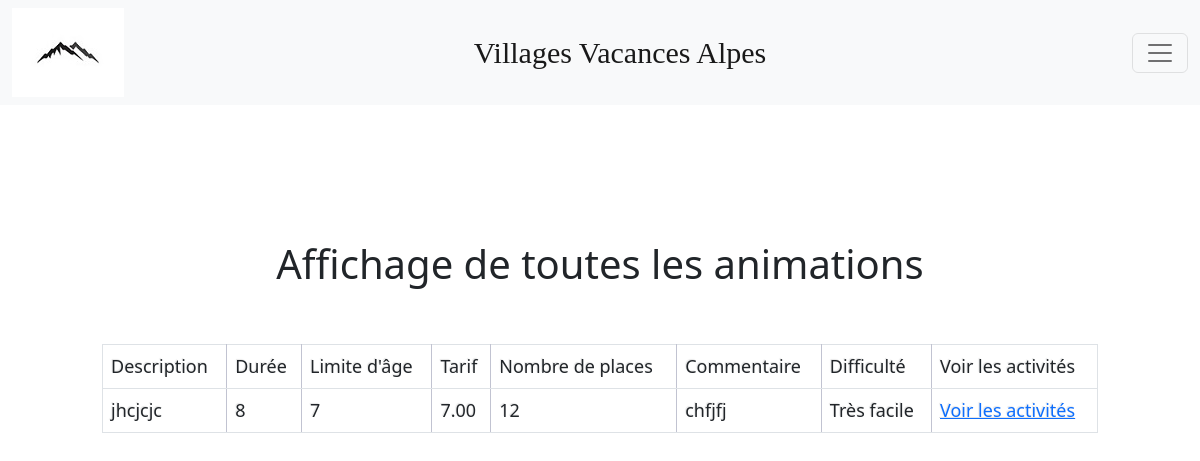
Before: /VVA11/affichage_animation.php with the older database file.
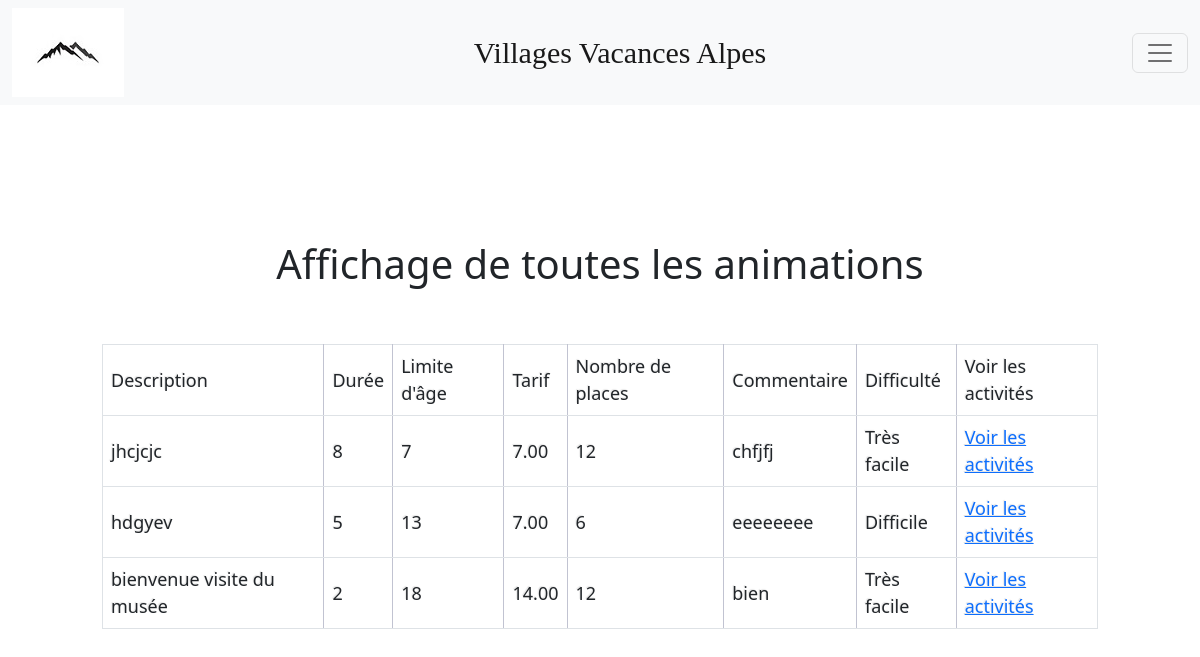
After: the same page with the newer database file.
### tables this page shows
CREATE TABLE `ANIMATION` (
  `CODEANIM` char(8) NOT NULL,
  `CODETYPEANIM` char(5) NOT NULL,
  `NOMANIM` char(40) DEFAULT NULL,
  `DATECREATIONANIM` date DEFAULT NULL,
  `DATEVALIDITEANIM` date DEFAULT NULL,
  `DUREEANIM` double(5,0) DEFAULT NULL,
  `LIMITEAGE` int(2) DEFAULT NULL,
  `TARIFANIM` decimal(7,2) DEFAULT NULL,
  `NBREPLACEANIM` int(2) DEFAULT NULL,
  `DESCRIPTANIM` char(250) DEFAULT NULL,
  `COMMENTANIM` char(250) DEFAULT NULL,
  `DIFFICULTEANIM` char(40) DEFAULT NULL
);

### VVA11/affichage_animation.php (the view, shortened to what this page needs)
<!doctype html>
<html>
  <head>
     <link href="https://cdn.jsdelivr.net/npm/bootstrap@5.2.1/dist/css/bootstrap.min.css" rel="stylesheet">
  </head>
  <body>
    <?php
    @include('menu.php');
    $idc=mysqli_connect("localhost", "root", "","gacti");
    $requete="select * from animation";
    $resultat=mysqli_query( $idc, $requete);
    ?>
    <br><br><br><br>
    <center><h1>Affichage de toutes les animations</h1></center><br><br>
    <div class="row">
      <div class="col-1"></div>
      <div class="col-10">
        <table class="table" border=1>
          <tr>
            <td>Description</td>
            <td>Durée</td>
            <td>Limite d'âge</td>
            <td>Tarif</td>
            <td>Nombre de places</td>
            <td>Commentaire</td>
            <td>Difficulté</td>
            <td>Voir les activités</td>
          </tr>
          <?php
            while($enreg=mysqli_fetch_array($resultat))
            {
              ?>
          <tr>
            <td><?php echo $enreg["DESCRIPTANIM"]; ?></td>
            <td><?php echo $enreg["DUREEANIM"]; ?></td>
            <td><?php echo $enreg["LIMITEAGE"]; ?></td>
            <td><?php echo $enreg["TARIFANIM"]; ?></td>
            <td><?php echo $enreg["NBREPLACEANIM"]; ?></td>
            <td><?php echo $enreg["COMMENTANIM"]; ?></td>
            <td><?php echo $enreg["DIFFICULTEANIM"]; ?></td>
            <td><?php echo"<a href='affichage_act.php?CODEANIM=".$enreg['CODEANIM']."'>Voir les activités</a>";?></td>
          </tr>
          <?php }?>
        </table>
      </div>
    <div class="col-1"></div>
    </div>
  </body>
</html>

Changed rows visible on the page:
added animation: DESCRIPTANIM "hdgyev", DUREEANIM "5", LIMITEAGE "13", TARIFANIM "7.00", NBREPLACEANIM "6", COMMENTANIM "eeeeeeee", DIFFICULTEANIM "Difficile"
added animation: DESCRIPTANIM "bienvenue visite du musée", DUREEANIM "2", LIMITEAGE "18", TARIFANIM "14.00", NBREPLACEANIM "12", COMMENTANIM "bien", DIFFICULTEANIM "Très facile"
